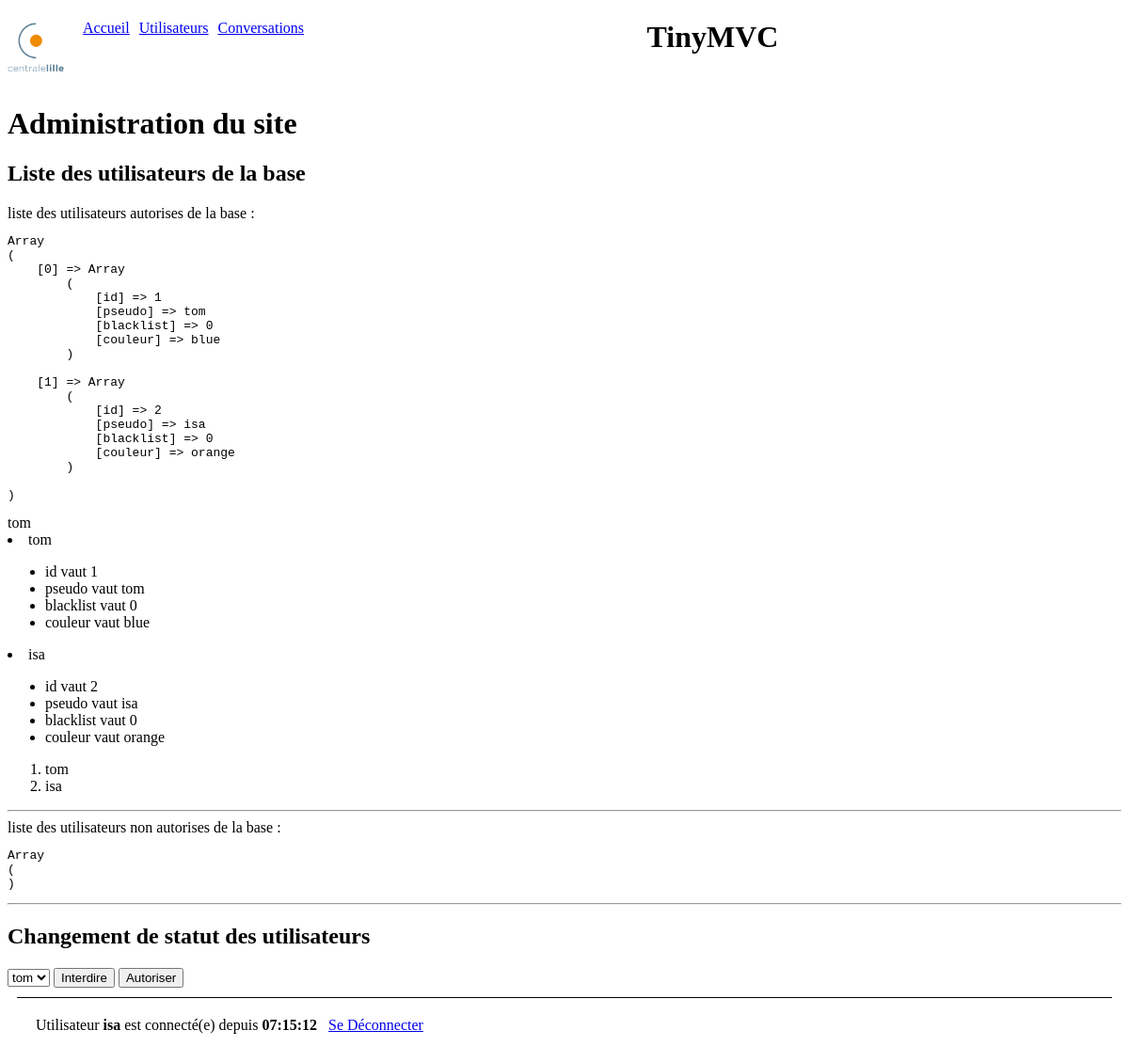
Screenshot of /index.php?view=users (signed in) with the database file from the repository.
### tables this page shows
CREATE TABLE `chat_users` (
  `id` int(11) NOT NULL COMMENT 'clé primaire, identifiant numérique auto incrémenté',
  `pseudo` varchar(20) NOT NULL COMMENT 'pseudo',
  `passe` varchar(20) NOT NULL COMMENT 'mot de passe',
  `blacklist` tinyint(1) NOT NULL DEFAULT '0' COMMENT 'indique si l''utilisateur est en liste noire',
  `admin` tinyint(1) NOT NULL DEFAULT '0' COMMENT 'indique si l''utilisateur est un administrateur',
  `couleur` varchar(10) NOT NULL DEFAULT 'black' COMMENT 'indique la couleur préférée de l''utilisateur, en anglais',
  `hash` varchar(100) NOT NULL DEFAULT 'hash'
);

### libs/maLibSQL.pdo.php (called while the page is built, shortened)
<?php
include_once "config.php";
function SQLSelect($sql)
{
 	global $BDD_host;
	global $BDD_base;
 	global $BDD_user;
 	global $BDD_password;
	try {
		$dbh = new PDO("mysql:host=$BDD_host;dbname=$BDD_base", $BDD_user, $BDD_password);
	} catch (PDOException $e) {
		die("<font color=\"red\">SQLSelect: Erreur de connexion : " . $e->getMessage() . "</font>");
	}
	$dbh->exec("SET CHARACTER SET utf8");
	$res = $dbh->query($sql);
	$num = $res->rowCount();
	if ($num==0) return false;
	else return $res;
}
function parcoursRs($result)
{
	if  ($result == false) return array();
	$result->setFetchMode(PDO::FETCH_ASSOC);
	while ($ligne = $result->fetch())
		$tab[]= $ligne;
	return $tab;
}
?>

### libs/modele.php (called while the page is built, shortened)
<?php
include_once("maLibSQL.pdo.php");
function getUsers($classe = "both"){
	$SQL = "SELECT id,pseudo FROM chat_users";
	return parcoursRs(SQLSelect($SQL));
}
function listerUtilisateurs($classe = "both")
{
	$SQL = "SELECT id,pseudo,blacklist,couleur from chat_users";
	if($classe == 'nbl'){
		$SQL .= " WHERE blacklist=0";
	}
	if($classe == 'bl'){
		$SQL .= " WHERE blacklist=1";
	}
	return parcoursRs(SQLSelect($SQL));
}
?>

### templates/users.php (the view, shortened to what this page needs)
<?php
include_once("libs/modele.php");
include_once("libs/maLibUtils.php");
?>
<h1>Administration du site</h1>
<h2>Liste des utilisateurs de la base </h2>
<?php
echo "liste des utilisateurs autorises de la base :";
$users = listerUtilisateurs("nbl");
echo $users[0]["pseudo"];
foreach($users as $nextUser){
	echo "<li> $nextUser[pseudo] </li>";
	echo "<ul>";
	foreach($nextUser as $nomChamp => $valeurChamp){
		echo "<li> $nomChamp vaut $valeurChamp </li>";
	}
	echo "</ul>";
}
echo "<ol>";
for($i=0; $i<count($users); $i++){
	echo "<li>" . $users[$i]["pseudo"] . "</li>";
}
echo "</ol>";
echo "<hr />";
echo "liste des utilisateurs non autorises de la base :";
?>
<hr />
<h2>Changement de statut des utilisateurs</h2>
<form action="controleur.php">
<select name="idUser">
<?php
$users = getUsers();
$idLastUser = valider("idLastUser");
foreach ($users as $dataUser)
{
	if ($idLastUser == $dataUser["id"]) $sel = "selected";
	else $sel ="";
	echo "<option $sel value=\"$dataUser[id]\">\n";
	echo  $dataUser["pseudo"];
	echo "\n</option>\n";
}
?>
</select>
<input type="submit" name="action" value="Interdire" />
<input type="submit" name="action" value="Autoriser" />
</form>

### rows the page displays
chat_users: pseudo "tom", nomChamp "id", id "1", nomChamp "pseudo", nomChamp "blacklist", blacklist "0", nomChamp "couleur", couleur "blue"
chat_users: pseudo "isa", nomChamp "id", id "2", nomChamp "pseudo", nomChamp "blacklist", blacklist "0", nomChamp "couleur", couleur "orange"

### other values shown
$_SESSION[pseudo] "isa"
$_SESSION[heureConnexion] "07:15:12"
form field idUser "tom"
